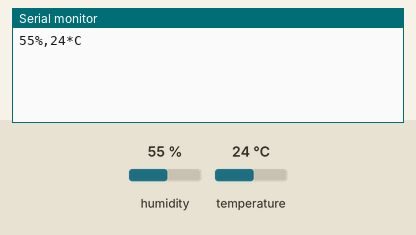
Simulated run of this sketch. Board: Arduino Uno, built with avr-gcc and run on an emulated ATmega328P. Shown: the last lines printed to the serial monitor. The inputs (shaded band) are chosen by the test bench; at power-on: humidity 55 %, temperature 24 °C.

Above: at 3.2 s.
3.3 s: humidity set to 22 %
At 4.5 s:
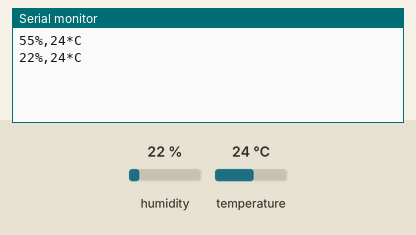
6.0 s: temperature set to 12 °C
At 6.8 s:
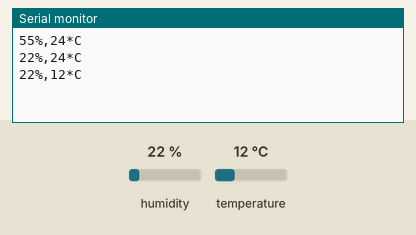
8.7 s: humidity set to 40 %
At 11.6 s:
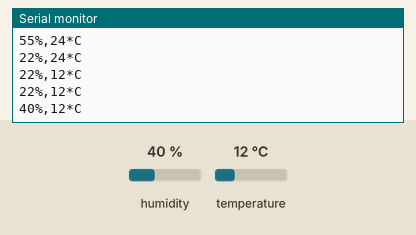
Timing chart, 0 to 13.1 s (numbered marks = the images above; inputs shaded):
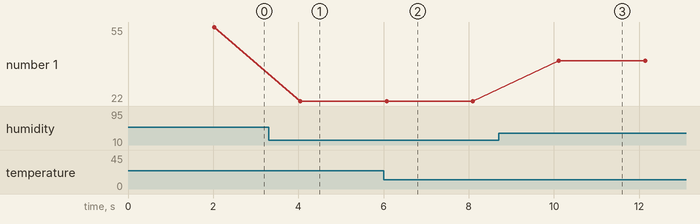

The sketch:

Teste_csv_serial.ino
```cpp
// Teste de importar dados do Arduino via monitor serial para o computador por um arquivo csv

#include "dht.h" // Incluir a biblioteca dht.h

const int pinoDHT11 = A2; // Pino analógico utilizado pelo dht11

dht DHT; // Chama a variável DHT

void setup() {

  Serial.begin(9600); // Inicia a comunicação serial
  delay(2000); // Delay de 2 segundos

}

void loop() {

  DHT.read11(pinoDHT11); // Ler o sensor
  Serial.print(DHT.humidity, 0); // Imprime a umidade
  Serial.print("%"); // Imprime '%'
  Serial.print(","); // Imprime ','
  Serial.print(DHT.temperature, 0); // Imprime a temperatura
  Serial.println("*C"); // Imprime '*C'
  delay(2000); // Intervalo de 2 segundos
  // OBS: Não diminuir esse valor de 2 segundos

}
```

Measured:
- after the input at 3.3 s, the serial monitor: prints a new line after 0.75 s (image 1)
- after the input at 6.0 s, the serial monitor: prints a new line after 0.07 s (image 2)
- after the input at 8.7 s, the serial monitor: prints a new line after 1.4 s (image 3)
- plotted number 1: 55 → 22 after the input at 3.3 s, 22 → 40 after the input at 8.7 s
